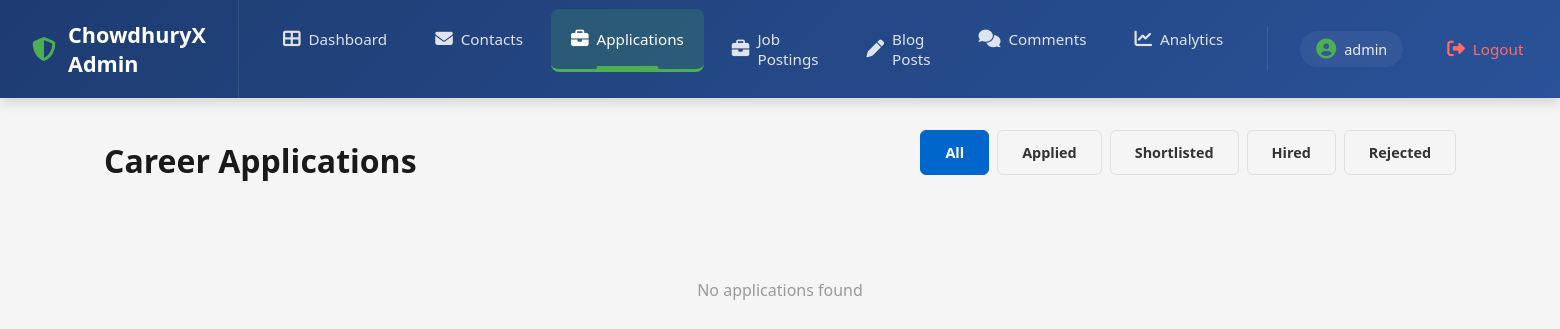
Page /admin/careers (signed in) on the earlier database version.
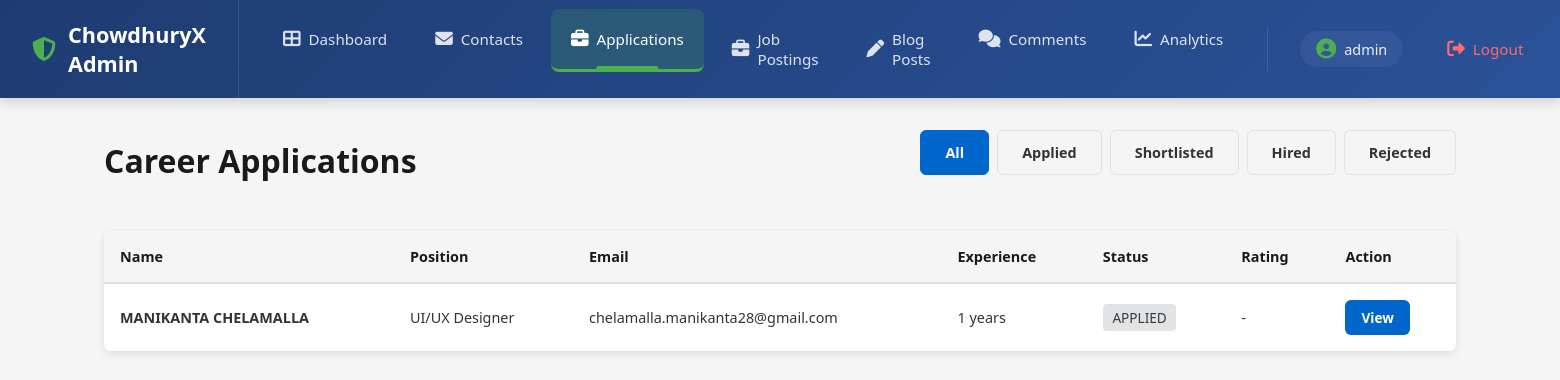
Same page on the later database version.
### models.py (models this page shows, shortened)
class Career(db.Model):
    __tablename__ = 'careers'
    id = db.Column(db.Integer, primary_key=True)
    full_name = db.Column(db.String(120), nullable=False, index=True)
    email = db.Column(db.String(120), nullable=False, index=True)
    phone = db.Column(db.String(20), nullable=False)
    position = db.Column(db.String(150), nullable=False, index=True)
    experience_years = db.Column(db.Integer, nullable=False)
    resume_filename = db.Column(db.String(255), nullable=True)
    cover_letter = db.Column(db.Text, nullable=True)
    status = db.Column(db.String(20), default='applied')  # applied, shortlisted, rejected, hired
    rating = db.Column(db.Integer, default=0)  # 1-5 stars for admin review
    notes = db.Column(db.Text, nullable=True)
    created_at = db.Column(db.DateTime, default=datetime.utcnow, index=True)
    ip_address = db.Column(db.String(45), nullable=True)

### admin/routes.py (the view)
@admin_bp.route('/careers')
@login_required
def careers():
    page = request.args.get('page', 1, type=int)
    status = request.args.get('status', 'all')
    export = request.args.get('export', 'false').lower() == 'true'
    query = Career.query.order_by(Career.created_at.desc())
    if status != 'all':
        query = query.filter_by(status=status)
    if export:
        return export_careers_csv(query.all())
    careers = query.paginate(page=page, per_page=15)
    return render_template(
        'admin-careers.html',
        careers=careers,
        current_status=status
    )

### admin/routes.py (called while the page is built)
def login_required(f):
    @wraps(f)
    def decorated_function(*args, **kwargs):
        if 'admin_id' not in session:
            return redirect(url_for('admin.login'))
        return f(*args, **kwargs)
    return decorated_function

### admin/templates/admin-careers.html (shortened to what this page needs)
{% extends "base-admin.html" %}
{% block content %}
<div class="content-header">
    <h1>Career Applications</h1>
    <div class="filter-buttons">
        <a href="{{ url_for('admin.careers', status='all') }}" class="btn {% if current_status == 'all' %}active{% endif %}">All</a>
        <a href="{{ url_for('admin.careers', status='applied') }}" class="btn {% if current_status == 'applied' %}active{% endif %}">Applied</a>
        <a href="{{ url_for('admin.careers', status='shortlisted') }}" class="btn {% if current_status == 'shortlisted' %}active{% endif %}">Shortlisted</a>
        <a href="{{ url_for('admin.careers', status='hired') }}" class="btn {% if current_status == 'hired' %}active{% endif %}">Hired</a>
        <a href="{{ url_for('admin.careers', status='rejected') }}" class="btn {% if current_status == 'rejected' %}active{% endif %}">Rejected</a>
    </div>
</div>
{% if careers.items %}
<div class="table-responsive">
    <table class="data-table">
        <thead>
            <tr>
                <th>Name</th>
                <th>Position</th>
                <th>Email</th>
                <th>Experience</th>
                <th>Status</th>
                <th>Rating</th>
                <th>Action</th>
            </tr>
        </thead>
        <tbody>
            {% for career in careers.items %}
            <tr>
                <td><strong>{{ career.full_name }}</strong></td>
                <td>{{ career.position }}</td>
                <td>{{ career.email }}</td>
                <td>{{ career.experience_years }} years</td>
                <td><span class="badge badge-{{ career.status }}">{{ career.status }}</span></td>
                <td>
                    {% if career.rating %}
                    <div class="rating">
                        {% for i in range(career.rating) %}
                        <i class="fas fa-star"></i>
                        {% endfor %}
                    </div>
                    {% else %}
                    <span>-</span>
                    {% endif %}
                </td>
                <td>
                    <a href="{{ url_for('admin.view_career', career_id=career.id) }}" class="btn btn-sm btn-primary">View</a>
                </td>
            </tr>
            {% endfor %}
        </tbody>
    </table>
</div>
{% else %}
<div class="empty-state">
    <p>No applications found</p>
</div>
{% endif %}
{% endblock %}

Differences in the rows shown:
added Career: full_name "MANIKANTA CHELAMALLA", position "UI/UX Designer", email "chelamalla.manikanta28@gmail.com", experience_years "1", status "APPLIED"
Other differences:
text no longer shown: "No applications found"
text now shown: "Name Position Email Experience Status Rating Action"
